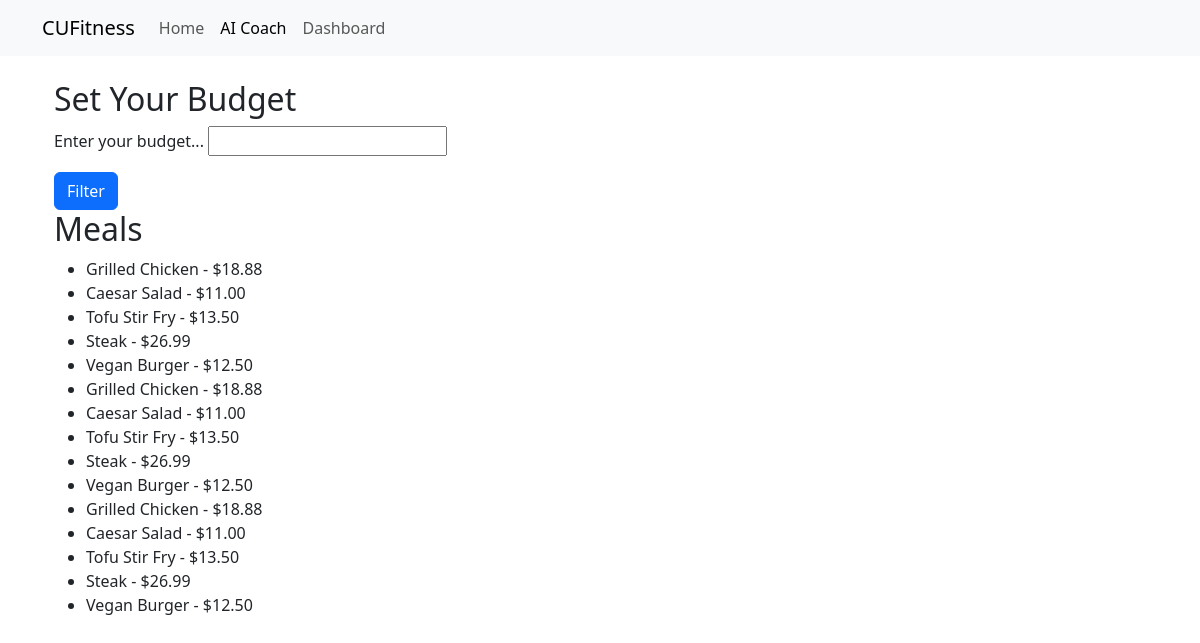
/MealPlan/budget/, run on an earlier commit of the app's database.
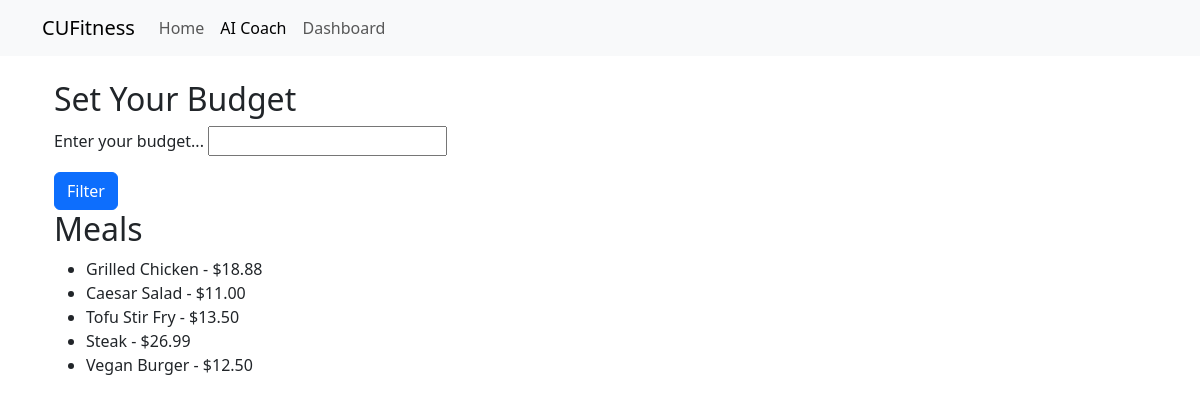
And on a later commit of the database.
### MealPlan/models/Budget.py (models this page shows, shortened)
class BudgetMeal(models.Model):
    name = models.CharField(max_length = 255)
    price = models.DecimalField(max_digits = 6, decimal_places = 2, validators=[MinValueValidator(0)])
    class Meta:
        db_table = 'budget_meal'

### MealPlan/views/Budget.py (the view)
# urls.py: path('budget/', budget_meallist, name= 'budget_meallist'),
def budget_meallist(request):
    meals = BudgetMeal.objects.all()
    budget = None
    if request.method == 'POST':
        form = BudgetForm(request.POST)
        if form.is_valid():
            budget = form.cleaned_data['budget']
            meals = meals.filter(price__lte=budget)
    else:
        form = BudgetForm()
    return render(request, 'mealplan/budget_meallist.html', {'form':form, 'meals':meals})

### MealPlan/forms/BudgetForm.py
class BudgetForm(forms.Form):
    budget = forms.DecimalField(max_digits=6, decimal_places=2, label='Enter your budget...')

### templates/mealplan/budget_meallist.html (shortened to what this page needs)
{% extends "base.html" %}
{% block content %}
<div class="container">
    <h2>Set Your Budget</h2>
    <form method="post">
        {{ form.as_p }}
        <button type="submit" class="btn btn-primary">Filter</button>
    </form>
    <h2>Meals</h2>
    <ul>
        {% for meal in meals %}
            <li>{{ meal.name }} - ${{ meal.price }}</li>
        {% empty %}
            <li>No meals found within this budget.</li>
        {% endfor %}
    </ul>
</div>
{% endblock %}

What changed in the data, as far as the page shows it:
removed BudgetMeal: name "Grilled Chicken", price "18.88"
removed BudgetMeal: name "Caesar Salad", price "11.00"
removed BudgetMeal: name "Tofu Stir Fry", price "13.50"
removed BudgetMeal: name "Steak", price "26.99"
removed BudgetMeal: name "Vegan Burger", price "12.50"
removed BudgetMeal: name "Grilled Chicken", price "18.88"
removed BudgetMeal: name "Caesar Salad", price "11.00"
removed BudgetMeal: name "Tofu Stir Fry", price "13.50"
removed BudgetMeal: name "Steak", price "26.99"
removed BudgetMeal: name "Vegan Burger", price "12.50"
